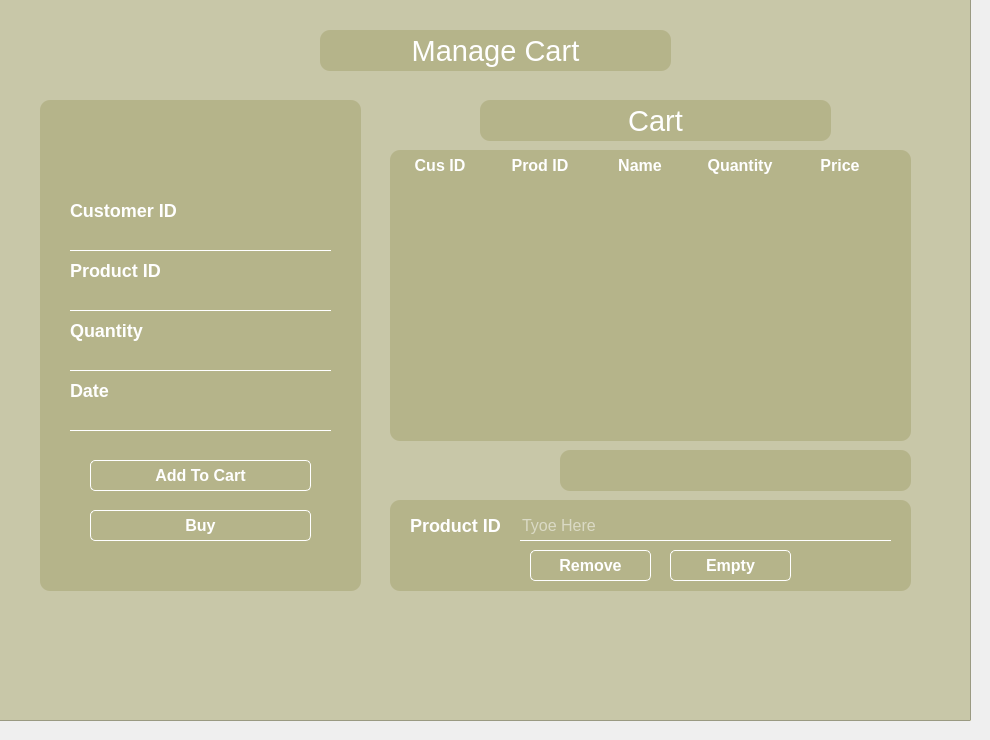
   <widget class="QWidget" name="tab_4">
    <attribute name="title">
     <string>Add To Cart</string>
    </attribute>
    <widget class="QFrame" name="addtocartFrame">
     <property name="geometry">
      <rect>
       <x>-10</x>
       <y>-10</y>
       <width>981</width>
       <height>731</height>
      </rect>
     </property>
     <property name="styleSheet">
      <string notr="true">#addtocartFrame{background-color: rgb(200,199,168)}
#cartTable{
background-color: rgba(0,95,155,0.5);
border-radius: 10px;
color: white;
}
#removeframe{
background-color: rgba(162,160,108,0.5);
border-radius: 10px;
color: white;
}
#productIDlbl2{
	background-color: transparent;
	font-weight: bold;
	font-size: 18px;
	color: white; 
}
#removeproductTxtbox{
	background-color: transparent;
	border: 5px;
	border-bottom: 1px solid white;
	color: white;
}


#sellPrice_txtbox{
	background-color: transparent;
	border: 5px;
	border-bottom: 1px solid white;
	color: white;
}
#removeproductBtn{
	color: white;
	border: 1px solid white;
	border-radius: 5px;
}
#removeproductBtn:hover{
color: white;
border: 1px solid white;
border-radius: 5px;
background-color: rgb(162,160,108);
}</string>
     </property>
     <property name="frameShape">
      <enum>QFrame::StyledPanel</enum>
     </property>
     <property name="frameShadow">
      <enum>QFrame::Raised</enum>
     </property>
     <widget class="QLabel" name="label_6">
      <property name="geometry">
       <rect>
        <x>330</x>
        <y>40</y>
        <width>351</width>
        <height>41</height>
       </rect>
      </property>
      <property name="font">
       <font>
        <pointsize>22</pointsize>
        <weight>50</weight>
        <bold>false</bold>
       </font>
      </property>
      <property name="styleSheet">
       <string notr="true">background-color: rgba(162,160,108,0.5);
	border-radius: 10px;
color:White;</string>
      </property>
      <property name="text">
       <string>Manage Cart</string>
      </property>
      <property name="alignment">
       <set>Qt::AlignCenter</set>
      </property>
     </widget>
     <widget class="QFrame" name="cartFrame">
      <property name="geometry">
       <rect>
        <x>50</x>
        <y>110</y>
        <width>321</width>
        <height>491</height>
       </rect>
      </property>
      <property name="styleSheet">
       <string notr="true">#cartFrame{
background-color: rgba(162,160,108,0.5);
	border-radius: 10px;
}
#customerIDlbl{
	background-color: transparent;
	font-weight: bold;
	font-size: 18px;
	color: white; 
}
#productIDlbl{
	background-color: transparent;
	font-weight: bold;
	font-size: 18px;
	color: white; 
}
#customerIDtxtbox{
	background-color: transparent;
	border: 5px;
	border-bottom: 1px solid white;
	color: white;
}
#productIDtxtbox{
	background-color: transparent;
	border: 5px;
	border-bottom: 1px solid white;
	color: white;
}
#datelbl{
	background-color: transparent;
	font-weight: bold;
	font-size: 18px;
	color: white;
}
#quantitytxtbox{
	background-color: transparent;
	border: 5px;
	border-bottom: 1px solid white;
	color: white;
}
#datetxtbox{
	background-color: transparent;
	border: 5px;
	border-bottom: 1px solid white;
	color: white;
}
#cat_lbl{
	background-color: transparent;
	font-weight: bold;
	font-size: 18px;
	color: white;
}
#addproductqtyllbl{
	background-color: transparent;
	font-weight: bold;
	font-size: 18px;
	color: white;
}
#qty_txtbox{
	background-color: transparent;
	border: 5px;
	border-bottom: 1px solid white;
	color: white;
}
#buyPrice_lbl{
	background-color: transparent;
	font-weight: bold;
	font-size: 18px;
	color: white;
}
#buyPrice_txtbox{
	background-color: transparent;
	border: 5px;
	border-bottom: 1px solid white;
	color: white;
}
#sellPrice_lbl{
	background-color: transparent;
	font-weight: bold;
	font-size: 18px;
	color: white;
}
#sellPrice_txtbox{
	background-color: transparent;
	border: 5px;
	border-bottom: 1px solid white;
	color: white;
}
#addtocartBtn{
color: white;
border: 1px solid white;
border-radius: 5px;
}
#addtocartBtn:hover{
color: white;
border: 1px solid white;
border-radius: 5px;
color: white;
border: 1px solid white;
border-radius: 5px;
background-color: rgb(162,160,108);
}</string>
      </property>
      <property name="frameShape">
       <enum>QFrame::StyledPanel</enum>
      </property>
      <property name="frameShadow">
       <enum>QFrame::Raised</enum>
      </property>
      <widget class="QLabel" name="customerIDlbl">
       <property name="geometry">
        <rect>
         <x>30</x>
         <y>100</y>
         <width>131</width>
         <height>20</height>
        </rect>
       </property>
       <property name="font">
        <font>
         <pointsize>-1</pointsize>
         <weight>75</weight>
         <bold>true</bold>
        </font>
       </property>
       <property name="styleSheet">
        <string notr="true"/>
       </property>
       <property name="text">
        <string>Customer ID</string>
       </property>
      </widget>
      <widget class="QLineEdit" name="customerIDtxtbox">
       <property name="geometry">
        <rect>
         <x>30</x>
         <y>120</y>
         <width>261</width>
         <height>31</height>
        </rect>
       </property>
       <property name="font">
        <font>
         <pointsize>10</pointsize>
        </font>
       </property>
       <property name="styleSheet">
        <string notr="true"/>
       </property>
      </widget>
      <widget class="QLabel" name="productIDlbl">
       <property name="geometry">
        <rect>
         <x>30</x>
         <y>160</y>
         <width>111</width>
         <height>21</height>
        </rect>
       </property>
       <property name="font">
        <font>
         <pointsize>-1</pointsize>
         <weight>75</weight>
         <bold>true</bold>
        </font>
       </property>
       <property name="text">
        <string>Product ID</string>
       </property>
      </widget>
      <widget class="QLineEdit" name="productIDtxtbox">
       <property name="geometry">
        <rect>
         <x>30</x>
         <y>180</y>
         <width>261</width>
         <height>31</height>
        </rect>
       </property>
       <property name="font">
        <font>
         <pointsize>10</pointsize>
        </font>
       </property>
      </widget>
      <widget class="QLabel" name="addproductqtyllbl">
       <property name="geometry">
        <rect>
         <x>30</x>
         <y>220</y>
         <width>81</width>
         <height>21</height>
        </rect>
       </property>
       <property name="font">
        <font>
         <pointsize>-1</pointsize>
         <weight>75</weight>
         <bold>true</bold>
        </font>
       </property>
       <property name="text">
        <string>Quantity</string>
       </property>
      </widget>
      <widget class="QLineEdit" name="quantitytxtbox">
       <property name="geometry">
        <rect>
         <x>30</x>
         <y>240</y>
         <width>261</width>
         <height>31</height>
        </rect>
       </property>
       <property name="font">
        <font>
         <pointsize>10</pointsize>
        </font>
       </property>
      </widget>
      <widget class="QLabel" name="datelbl">
       <property name="geometry">
        <rect>
         <x>30</x>
         <y>280</y>
         <width>81</width>
         <height>21</height>
        </rect>
       </property>
       <property name="font">
        <font>
         <pointsize>-1</pointsize>
         <weight>75</weight>
         <bold>true</bold>
        </font>
       </property>
       <property name="text">
        <string>Date</string>
       </property>
      </widget>
      <widget class="QLineEdit" name="datetxtbox">
       <property name="geometry">
        <rect>
         <x>30</x>
         <y>300</y>
         <width>261</width>
         <height>31</height>
        </rect>
       </property>
       <property name="font">
        <font>
         <pointsize>10</pointsize>
        </font>
       </property>
       <property name="readOnly">
        <bool>true</bool>
       </property>
      </widget>
      <widget class="QPushButton" name="addtocartBtn">
       <property name="geometry">
        <rect>
         <x>50</x>
         <y>360</y>
         <width>221</width>
         <height>31</height>
        </rect>
       </property>
       <property name="font">
        <font>
         <pointsize>12</pointsize>
         <weight>75</weight>
         <bold>true</bold>
        </font>
       </property>
       <property name="text">
        <string>Add To Cart</string>
       </property>
      </widget>
      <widget class="QPushButton" name="buyProductBtn">
       <property name="geometry">
        <rect>
         <x>50</x>
         <y>410</y>
         <width>221</width>
         <height>31</height>
        </rect>
       </property>
       <property name="font">
        <font>
         <pointsize>12</pointsize>
         <weight>75</weight>
         <bold>true</bold>
        </font>
       </property>
       <property name="styleSheet">
        <string notr="true">#buyProductBtn{
color: white;
border: 1px solid white;
border-radius: 5px;
}
#buyProductBtn:hover{
color: white;
border: 1px solid white;
border-radius: 5px;
color: white;
border: 1px solid white;
border-radius: 5px;
background-color: rgb(162,160,108);
}</string>
       </property>
       <property name="text">
        <string>Buy</string>
       </property>
      </widget>
     </widget>
     <widget class="QTableWidget" name="cartTable">
      <property name="geometry">
       <rect>
        <x>400</x>
        <y>160</y>
        <width>521</width>
        <height>291</height>
       </rect>
      </property>
      <property name="styleSheet">
       <string notr="true">background-color: rgba(162,160,108,0.5);
color: white;</string>
      </property>
      <property name="showGrid">
       <bool>false</bool>
      </property>
      <property name="rowCount">
       <number>5</number>
      </property>
      <property name="columnCount">
       <number>5</number>
      </property>
      <attribute name="horizontalHeaderVisible">
       <bool>false</bool>
      </attribute>
      <attribute name="verticalHeaderVisible">
       <bool>false</bool>
      </attribute>
      <row/>
      <row/>
      <row/>
      <row/>
      <row/>
      <column/>
      <column/>
      <column/>
      <column/>
      <column/>
      <item row="0" column="0">
       <property name="text">
        <string>Cus ID</string>
       </property>
       <property name="font">
        <font>
         <pointsize>12</pointsize>
         <weight>75</weight>
         <bold>true</bold>
        </font>
       </property>
       <property name="textAlignment">
        <set>AlignCenter</set>
       </property>
      </item>
      <item row="0" column="1">
       <property name="text">
        <string>Prod ID</string>
       </property>
       <property name="font">
        <font>
         <pointsize>12</pointsize>
         <weight>75</weight>
         <bold>true</bold>
        </font>
       </property>
       <property name="textAlignment">
        <set>AlignCenter</set>
       </property>
      </item>
      <item row="0" column="2">
       <property name="text">
        <string>Name</string>
       </property>
       <property name="font">
        <font>
         <pointsize>12</pointsize>
         <weight>75</weight>
         <bold>true</bold>
        </font>
       </property>
       <property name="textAlignment">
        <set>AlignCenter</set>
       </property>
      </item>
      <item row="0" column="3">
       <property name="text">
        <string>Quantity</string>
       </property>
       <property name="font">
        <font>
         <pointsize>12</pointsize>
         <weight>75</weight>
         <bold>true</bold>
        </font>
       </property>
       <property name="textAlignment">
        <set>AlignCenter</set>
       </property>
      </item>
      <item row="0" column="4">
       <property name="text">
        <string>Price</string>
       </property>
       <property name="font">
        <font>
         <pointsize>12</pointsize>
         <weight>75</weight>
         <bold>true</bold>
        </font>
       </property>
       <property name="textAlignment">
        <set>AlignCenter</set>
       </property>
      </item>
     </widget>
     <widget class="QFrame" name="removeframe">
      <property name="geometry">
       <rect>
        <x>400</x>
        <y>510</y>
        <width>521</width>
        <height>91</height>
       </rect>
      </property>
      <property name="frameShape">
       <enum>QFrame::StyledPanel</enum>
      </property>
      <property name="frameShadow">
       <enum>QFrame::Raised</enum>
      </property>
      <widget class="QLineEdit" name="removeproductTxtbox">
       <property name="geometry">
        <rect>
         <x>130</x>
         <y>10</y>
         <width>371</width>
         <height>31</height>
        </rect>
       </property>
       <property name="font">
        <font>
         <pointsize>12</pointsize>
        </font>
       </property>
       <property name="placeholderText">
        <string>Tyoe Here</string>
       </property>
      </widget>
      <widget class="QLabel" name="productIDlbl2">
       <property name="geometry">
        <rect>
         <x>20</x>
         <y>10</y>
         <width>101</width>
         <height>31</height>
        </rect>
       </property>
       <property name="font">
        <font>
         <pointsize>-1</pointsize>
         <weight>75</weight>
         <bold>true</bold>
        </font>
       </property>
       <property name="text">
        <string>Product ID</string>
       </property>
      </widget>
      <widget class="QPushButton" name="removeproductBtn">
       <property name="geometry">
        <rect>
         <x>140</x>
         <y>50</y>
         <width>121</width>
         <height>31</height>
        </rect>
       </property>
       <property name="font">
        <font>
         <pointsize>12</pointsize>
         <weight>75</weight>
         <bold>true</bold>
        </font>
       </property>
       <property name="text">
        <string>Remove</string>
       </property>
      </widget>
      <widget class="QPushButton" name="emptyCartBtn">
       <property name="geometry">
        <rect>
         <x>280</x>
         <y>50</y>
         <width>121</width>
         <height>31</height>
        </rect>
       </property>
       <property name="font">
        <font>
         <pointsize>12</pointsize>
         <weight>75</weight>
         <bold>true</bold>
        </font>
       </property>
       <property name="styleSheet">
        <string notr="true">#emptyCartBtn{
color: white;
border: 1px solid white;
border-radius: 5px;
}
#emptyCartBtn:hover{
color: white;
border: 1px solid white;
border-radius: 5px;
color: white;
border: 1px solid white;
border-radius: 5px;
background-color: rgb(162,160,108);
}</string>
       </property>
       <property name="text">
        <string>Empty</string>
       </property>
      </widget>
     </widget>
     <widget class="QLabel" name="label_7">
      <property name="geometry">
       <rect>
        <x>490</x>
        <y>110</y>
        <width>351</width>
        <height>41</height>
       </rect>
      </property>
      <property name="font">
       <font>
        <pointsize>22</pointsize>
        <weight>50</weight>
        <bold>false</bold>
       </font>
      </property>
      <property name="styleSheet">
       <string notr="true">background-color: rgba(162,160,108,0.5);
	border-radius: 10px;
color:White;</string>
      </property>
      <property name="text">
       <string>Cart</string>
      </property>
      <property name="alignment">
       <set>Qt::AlignCenter</set>
      </property>
     </widget>
     <widget class="QLabel" name="cart_total_lbl">
      <property name="geometry">
       <rect>
        <x>570</x>
        <y>460</y>
        <width>351</width>
        <height>41</height>
       </rect>
      </property>
      <property name="font">
       <font>
        <pointsize>22</pointsize>
        <weight>50</weight>
        <bold>false</bold>
       </font>
      </property>
      <property name="styleSheet">
       <string notr="true">background-color: rgba(162,160,108,0.5);
	border-radius: 10px;
color:White;</string>
      </property>
      <property name="text">
       <string/>
      </property>
      <property name="alignment">
       <set>Qt::AlignCenter</set>
      </property>
     </widget>
     <widget class="QLabel" name="cartError_lbl">
      <property name="geometry">
       <rect>
        <x>-20</x>
        <y>-40</y>
        <width>1091</width>
        <height>711</height>
       </rect>
      </property>
      <property name="font">
       <font>
        <pointsize>16</pointsize>
        <weight>75</weight>
        <bold>true</bold>
       </font>
      </property>
      <property name="styleSheet">
       <string notr="true">image: url(:/newPrefix/ecommerce-clipart-digital-commerce-316280-8206820.png);</string>
      </property>
      <property name="text">
       <string/>
      </property>
      <property name="alignment">
       <set>Qt::AlignCenter</set>
      </property>
     </widget>
     <widget class="QLabel" name="label_14">
      <property name="geometry">
       <rect>
        <x>340</x>
        <y>620</y>
        <width>341</width>
        <height>41</height>
       </rect>
      </property>
      <property name="font">
       <font>
        <pointsize>12</pointsize>
        <weight>75</weight>
        <bold>true</bold>
       </font>
      </property>
      <property name="text">
       <string/>
      </property>
      <property name="alignment">
       <set>Qt::AlignCenter</set>
      </property>
     </widget>
     <zorder>cartError_lbl</zorder>
     <zorder>label_6</zorder>
     <zorder>cartFrame</zorder>
     <zorder>cartTable</zorder>
     <zorder>removeframe</zorder>
     <zorder>label_7</zorder>
     <zorder>cart_total_lbl</zorder>
     <zorder>label_14</zorder>
    </widget>
   </widget>
